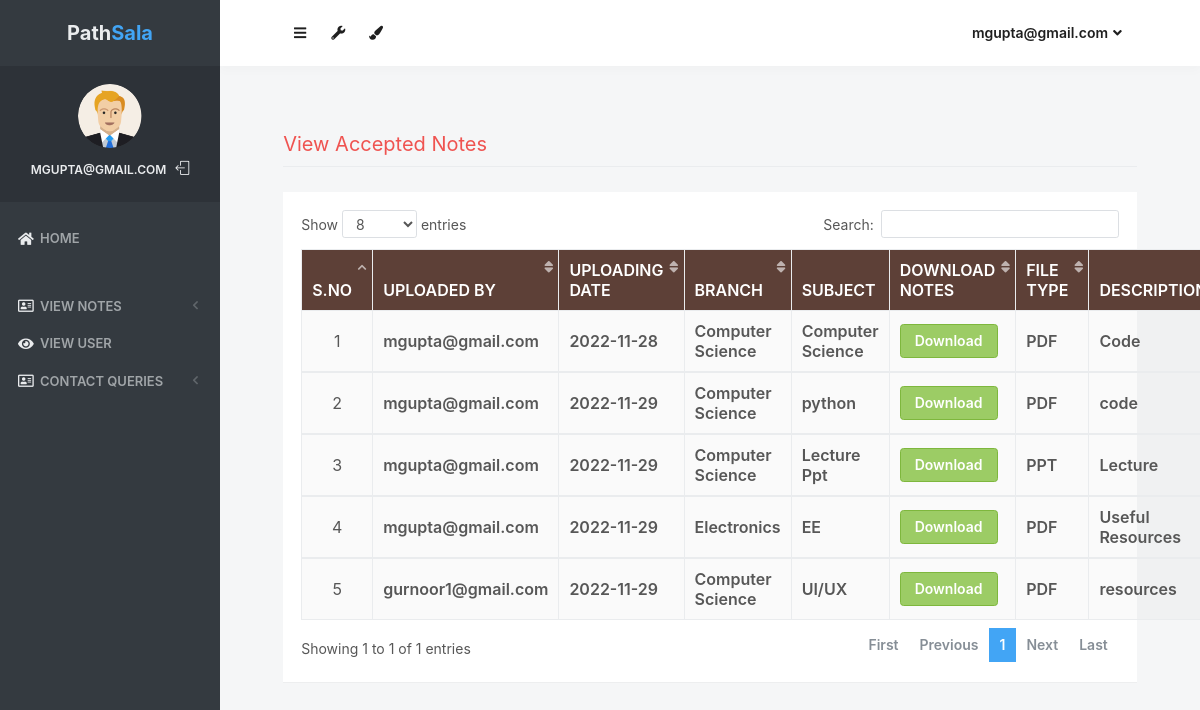
Page /accepted_notes (signed in) on the committed database.
### notes/models.py (models this page shows, shortened)
class Notes(models.Model):
    user = models.ForeignKey(User,on_delete=models.CASCADE)
    uploadingdate = models.CharField(max_length=30)
    branch = models.CharField(max_length=30)
    subject = models.CharField(max_length=30)
    notesfile = models.FileField(null=True)
    filetype = models.CharField(max_length=30)
    description = models.CharField(max_length=200, null=True)
    status = models.CharField(max_length=15)

### notes/views.py (the view)
# urls.py: path('accepted_notes', accepted_notes, name='accepted_notes'),
def accepted_notes(request):
    if not request.user.is_authenticated:
        return redirect('login_admin')
    notes = Notes.objects.filter(status = "Accept")
    d = {'notes':notes}
    return render(request, 'accepted_notes.html',d)

### notes/templates/accepted_notes.html (shortened to what this page needs)
{% load static %}
<html lang="en" class="no-focus">
    <head>
        <link rel="stylesheet" href="{% static 'js/plugins/datatables/dataTables.bootstrap4.min.css' %}">
        <link rel="stylesheet" id="css-main" href="{% static 'css1/codebase.min.css' %}">
    </head>
    <body>
        <div id="page-container" class="sidebar-o sidebar-inverse side-scroll page-header-fixed main-content-narrow">
         {% include "sidebar.html" %}
            {% include "admin_nav.html" %}
            <main id="main-container">
                <div class="content">
                    <h2 class="content-heading text-danger">View Accepted Notes</h2>
                    <div class="block">
                        <div class="block-content block-content-full">
                            <table class="table table-bordered table-striped table-vcenter js-dataTable-full-pagination">
                                <thead class="text-white" style="background-color : #5d4037;">
                                    <tr>
                                        <th class="text-center">S.No</th>
                                        <th class="d-none d-sm-table-cell">Uploaded By</th>
                                        <th class="d-none d-sm-table-cell">Uploading Date</th>
                                        <th class="d-none d-sm-table-cell">Branch</th>
                                        <th class="d-none d-sm-table-cell">Subject</th>
                                        <th class="d-none d-sm-table-cell">Download Notes</th>
                                        <th class="d-none d-sm-table-cell">File Type</th>
                                        <th class="d-none d-sm-table-cell">Description</th>
                                    </tr>
                                </thead>
                                {% for i in notes %}
                                <tbody>
                                    <tr>
                                        <td class="text-center">{{forloop.counter}}</td>
                                        <td class="font-w600">{{i.user.username}}</td>
					<td class="font-w600">{{i.uploadingdate}}</td>
					<td class="font-w600">{{i.branch}}</td>
					<td class="font-w600">{{i.subject}}</td>
					<td class="font-w600"><a href="{{i.notesfile.url}}" class="btn btn-success" download>Download</a></td>
					<td class="font-w600">{{i.filetype}}</td>
					<td class="font-w600">{{i.description}}</td>
                                    </tr>
                                        {% endfor %}
                                </tbody>
                            </table>
                        </div>
                    </div>
                </div>
            </main>
        </div>
 <link rel="stylesheet" href="https://use.fontawesome.com/releases/v5.6.3/css/all.css">
    </body>
</html>

### notes/templates/sidebar.html (shortened to what this page needs)
{% load static %}
   <nav id="sidebar">
                <div id="sidebar-scroll">
                    <div class="sidebar-content">
                        <div class="content-header content-header-fullrow px-15">
                            <div class="content-header-section text-center align-parent sidebar-mini-hidden">
                                <div class="content-header-item">
                                    <a class="link-effect font-w700" href="{% url 'admin_home' %}">
                                           <span class="font-size-xl text-dual-primary-dark">Path</span><span class="font-size-xl text-primary">Sala</span>
                                    </a>
                                </div>
                            </div>
                        </div>
                        <div class="content-side content-side-full content-side-user px-10 align-parent">
                            <div class="sidebar-mini-hidden-b text-center">
                                <a class="img-link" href="be_pages_generic_profile.html">
                                    <img class="img-avatar" src="{% static 'img/avatars/user1.png' %}" alt="">
                                </a>
                                <ul class="list-inline mt-10">
                                    <li class="list-inline-item">
                                        <a class="link-effect text-dual-primary-dark font-size-xs font-w600 text-uppercase" href="{% url 'admin_home' %}">{{ request.user.username }}</a>
                                    </li>
                                    <li class="list-inline-item">
                                        <a class="link-effect text-dual-primary-dark" href="{% url 'logout' %}">
                                            <i class="si si-logout"></i>
                                        </a>
                                    </li>
                                </ul>
                            </div>
                        </div>
                        <div class="content-side content-side-full">
                            <ul class="nav-main">
                                <li class="open">
                                    <a href="{% url 'admin_home' %}"><i class="fas fa-home"></i><span class="sidebar-mini-hide">Home</span></a>
                                </li>
                                <li class="nav-main-heading"><span class="sidebar-mini-visible">UI</span></li>
                                <li>
                                    <a class="nav-submenu" data-toggle="nav-submenu"><i class="far fa-address-card"></i>View Notes</a>
                                </li>
                                <li>
                                    <a  href="{% url 'view_users' %}"><i class="fas fa-eye"></i><span class="sidebar-mini-hide">View User</span></a>
                                </li>
                                <li>
                                    <a class="nav-submenu" data-toggle="nav-submenu"><i class="far fa-address-card"></i>Contact Queries</a>
                                </li>
                           </ul>
                        </div>
                    </div>
                </div>
            </nav>

### notes/templates/admin_nav.html (shortened to what this page needs)
{% load static %}
            <header id="page-header">
                <div class="content-header">
                    <div class="content-header-section">
                        <button type="button" class="btn btn-circle btn-dual-secondary" data-toggle="layout" data-action="sidebar_toggle">
                            <i class="fa fa-navicon"></i>
                        </button>
                        <div class="btn-group" role="group">
                            <button type="button" class="btn btn-circle btn-dual-secondary" id="page-header-options-dropdown" data-toggle="dropdown" aria-haspopup="true" aria-expanded="false">
                                <i class="fa fa-wrench"></i>
                            </button>
                        </div>
                        <div class="btn-group" role="group">
                            <button type="button" class="btn btn-circle btn-dual-secondary" id="page-header-themes-dropdown" data-toggle="dropdown" aria-haspopup="true" aria-expanded="false">
                                <i class="fa fa-paint-brush"></i>
                            </button>
                        </div>
                    </div>
                    <div class="content-header-section">
                        <div class="btn-group" role="group">
                            <button type="button" class="btn btn-rounded btn-dual-secondary" id="page-header-user-dropdown" data-toggle="dropdown" aria-haspopup="true" aria-expanded="false">
                                {{ request.user.username}}<i class="fa fa-angle-down ml-5"></i>
                            </button>
                        </div>
                    </div>
                </div>
            </header>

### rows in the picture
Notes: user.username "mgupta@gmail.com", uploadingdate "2022-11-28", branch "Computer Science", subject "Computer Science", filetype "PDF", description "Code"
Notes: user.username "mgupta@gmail.com", uploadingdate "2022-11-29", branch "Computer Science", subject "python", filetype "PDF", description "code"
Notes: user.username "mgupta@gmail.com", uploadingdate "2022-11-29", branch "Computer Science", subject "Lecture Ppt", filetype "PPT", description "Lecture"
Notes: user.username "mgupta@gmail.com", uploadingdate "2022-11-29", branch "Electronics", subject "EE", filetype "PDF", description "Useful Resources"
Notes: user.username "gurnoor1@gmail.com", uploadingdate "2022-11-29", branch "Computer Science", subject "UI/UX", filetype "PDF", description "resources"

### other values in the picture
{{ request.user.username }} "MGUPTA@GMAIL.COM"
{{ request.user.username }} "mgupta@gmail.com"
